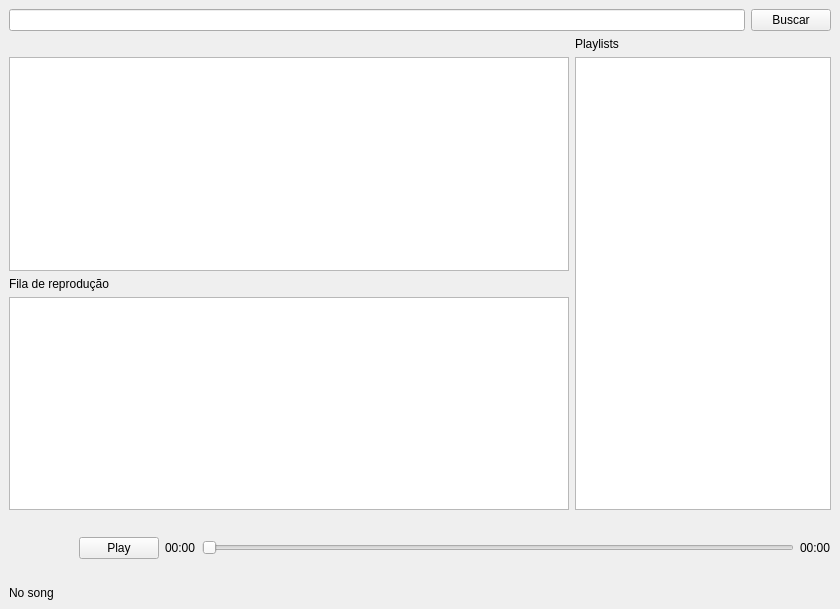
<?xml version="1.0" encoding="UTF-8"?>
<ui version="4.0">
 <class>MainWindow</class>
 <widget class="QMainWindow" name="MainWindow">
  <property name="geometry">
   <rect>
    <x>0</x>
    <y>0</y>
    <width>840</width>
    <height>609</height>
   </rect>
  </property>
  <property name="windowTitle">
   <string>Spotify Sample Player</string>
  </property>
  <widget class="QWidget" name="centralwidget">
   <layout class="QVBoxLayout" name="verticalLayout_2">
    <item>
     <layout class="QHBoxLayout" name="SearchBox" stretch="0,0">
      <property name="spacing">
       <number>6</number>
      </property>
      <property name="bottomMargin">
       <number>0</number>
      </property>
      <item>
       <widget class="QLineEdit" name="SearchLineEdit"/>
      </item>
      <item alignment="Qt::AlignVCenter">
       <widget class="QPushButton" name="SearchButton">
        <property name="text">
         <string>Buscar</string>
        </property>
       </widget>
      </item>
     </layout>
    </item>
    <item>
     <layout class="QHBoxLayout" name="PanelsBox">
      <item>
       <layout class="QVBoxLayout" name="verticalLayout">
        <item>
         <widget class="QLabel" name="ExploreLabel">
          <property name="text">
           <string/>
          </property>
         </widget>
        </item>
        <item>
         <widget class="QListWidget" name="ExploreView">
          <property name="contextMenuPolicy">
           <enum>Qt::CustomContextMenu</enum>
          </property>
         </widget>
        </item>
        <item>
         <widget class="QLabel" name="QueueLabel">
          <property name="text">
           <string>Fila de reprodução</string>
          </property>
         </widget>
        </item>
        <item>
         <widget class="QListWidget" name="QueueView">
          <property name="contextMenuPolicy">
           <enum>Qt::CustomContextMenu</enum>
          </property>
         </widget>
        </item>
       </layout>
      </item>
      <item>
       <layout class="QVBoxLayout" name="verticalLayout_3">
        <item>
         <widget class="QLabel" name="PlaylistsLabel">
          <property name="text">
           <string>Playlists</string>
          </property>
         </widget>
        </item>
        <item alignment="Qt::AlignRight">
         <widget class="QListWidget" name="PlaylistsView">
          <property name="maximumSize">
           <size>
            <width>300</width>
            <height>16777215</height>
           </size>
          </property>
          <property name="contextMenuPolicy">
           <enum>Qt::CustomContextMenu</enum>
          </property>
         </widget>
        </item>
       </layout>
      </item>
     </layout>
    </item>
    <item>
     <layout class="QHBoxLayout" name="PlayingBox">
      <item>
       <widget class="QLabel" name="TrackCover">
        <property name="minimumSize">
         <size>
          <width>64</width>
          <height>64</height>
         </size>
        </property>
        <property name="maximumSize">
         <size>
          <width>64</width>
          <height>64</height>
         </size>
        </property>
        <property name="autoFillBackground">
         <bool>true</bool>
        </property>
        <property name="text">
         <string/>
        </property>
       </widget>
      </item>
      <item>
       <widget class="QPushButton" name="PlayButton">
        <property name="text">
         <string>Play</string>
        </property>
       </widget>
      </item>
      <item>
       <widget class="QLabel" name="PlayedLabel">
        <property name="text">
         <string>00:00</string>
        </property>
       </widget>
      </item>
      <item>
       <widget class="QSlider" name="TrackProgress">
        <property name="maximum">
         <number>100</number>
        </property>
        <property name="orientation">
         <enum>Qt::Horizontal</enum>
        </property>
       </widget>
      </item>
      <item>
       <widget class="QLabel" name="DurationLabel">
        <property name="text">
         <string>00:00</string>
        </property>
       </widget>
      </item>
     </layout>
    </item>
    <item>
     <widget class="QLabel" name="TrackLabel">
      <property name="text">
       <string>No song</string>
      </property>
     </widget>
    </item>
   </layout>
  </widget>
 </widget>
 <resources/>
 <connections/>
</ui>
